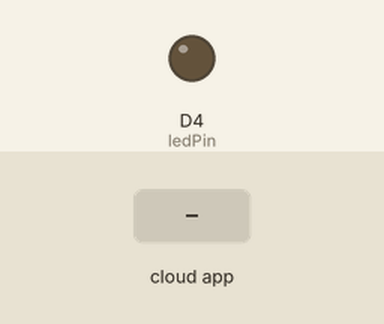
A sketch run on a simulated ESP8266 (NodeMCU). Shown: output pins drawn as LEDs (lit = HIGH). Inputs (shaded band) come from the test bench. WiFi joins after 1.5 s; servers stay silent unless stated; the Firebase database answers and starts empty; what the sketch prints to the serial monitor is not drawn.

Above: at 2.7 s.
2.8 s: the phone or cloud app sets LED_Status to 1
At 3.9 s:
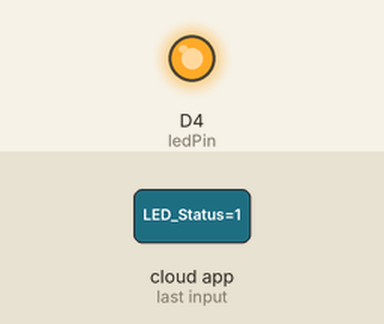
4.3 s: the phone or cloud app sets LED_Status to 0
At 5.6 s:
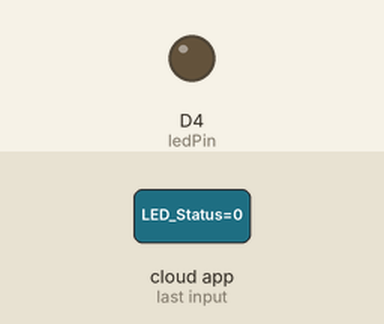
Timing chart, 0 to 7.3 s (numbered marks = the images above; inputs shaded):
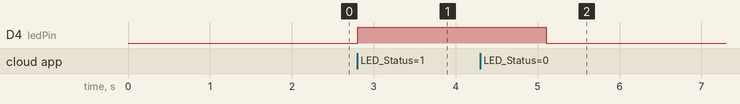

The sketch:

sample3.ino
```cpp
#include <ESP8266WiFi.h>
#include <FirebaseESP8266.h>

// Set these to run example.
#define FIREBASE_HOST "sample4-2ae57-default-rtdb.firebaseio.com" // e.g. your_project.firebaseio.com
#define FIREBASE_AUTH "lTE8cowqM5kErKp1Ce5yrpRvXLKMb28Kc62eFBQ2" // Your database secret
#define WIFI_SSID "Sjie"
#define WIFI_PASSWORD "sjie2002"

FirebaseData firebaseData;
const int ledPin = D4; // GPIO2 (D4) on most ESP8266 boards

void setup() {
  Serial.begin(115200);
  pinMode(ledPin, OUTPUT);

  WiFi.begin(WIFI_SSID, WIFI_PASSWORD);
  Serial.print("Connecting to Wi-Fi");
  while (WiFi.status() != WL_CONNECTED) {
    Serial.print(".");
    delay(500);
  }
  Serial.println();
  Serial.print("Connected with IP: ");
  Serial.println(WiFi.localIP());

  Firebase.begin(FIREBASE_HOST, FIREBASE_AUTH);
  Firebase.reconnectWiFi(true);
}

void loop() {
  if (Firebase.getInt(firebaseData, "/LED_Status")) {
    if (firebaseData.dataType() == "int") {
      int ledStatus = firebaseData.intData();
      digitalWrite(ledPin, ledStatus);
    }
  }
  delay(1000); // Read data every second
}
```

Measured:
- after the input at 2.8 s, D4 (ledPin): LOW → HIGH at once
- after the input at 4.3 s, D4 (ledPin): HIGH → LOW after 0.80 s
